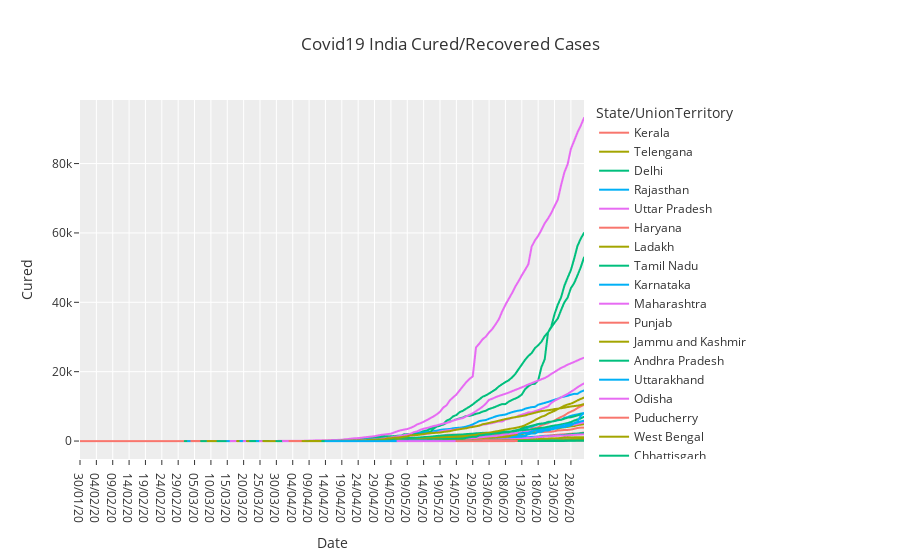

Source (notebook cell):
### Markdown cell above
### Visualisation for Covid19 India Cured/Recovered Cases

### Code cell
fig = px.line(covid1, x="Date", y="Cured", title='Covid19 India Cured/Recovered Cases',color='State/UnionTerritory')
fig.show()
